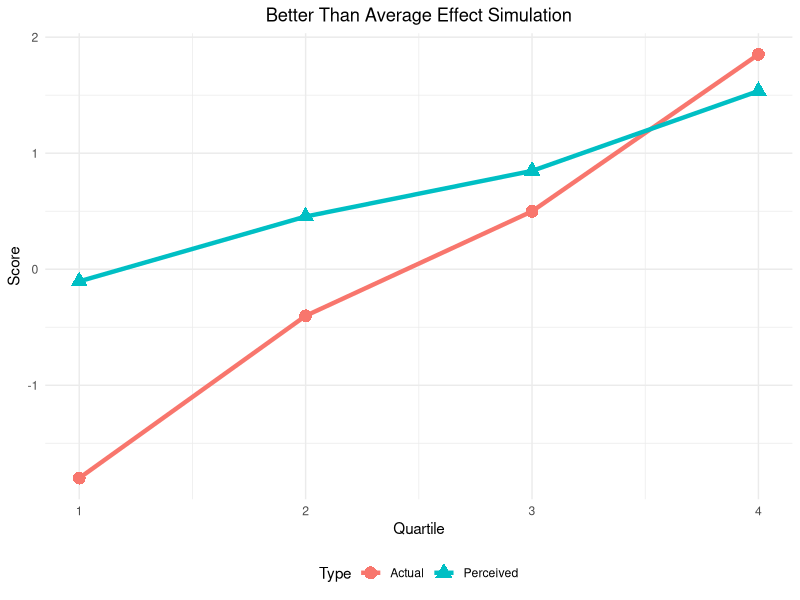

This chart was generated by the following R code:
# Simulating Dunning-Kruger Data #

library(ggplot2)
library(dplyr)
library(tidyr)

sim_dk <- function(n = 1000, bias = 0, sig_o = 1, sig_s = 1) {
  x = rnorm(n=n) # create true ability score
  o = x + rnorm(n=n, sd = sig_o) # create observed ability
  s = x + bias + rnorm(n=n, sd = sig_o)
  q_vals = quantile(o, c(0.25,0.5,0.75))
  q = case_when(o <= q_vals[1] ~ 1,
                o > q_vals[1] & o <= q_vals[2] ~ 2,
                o > q_vals[2] & o <= q_vals[3] ~ 3,
                o > q_vals[3] ~ 4)
  
  return(data.frame(x, o, s, q))
}

make_qplot <- function(data) {
  plt <- data %>%
    group_by(q) %>%
    summarize(Actual = mean(o),
              Perceived = mean(s)) %>%
    pivot_longer(-q, values_to = "val", names_to = "Type") %>%
    ggplot(., aes(x=q, y=val))+
    geom_line(aes(color=Type), size = 1.5)+
    geom_point(aes(color=Type, shape=Type), size = 4)+
    theme_minimal()+
    labs(x = "Quartile", y = "Score",
         title = "Better Than Average Effect Simulation")+
    theme(legend.position="bottom", 
          plot.title = element_text(hjust=0.5))
  return(plt)
}

# the best simulation
sim5 <- sim_dk(bias = 0.75, sig_o = 1.1)
plot5 <- make_qplot(sim5)
plot5
